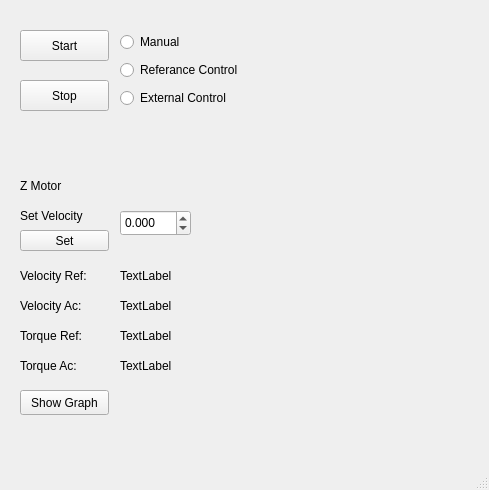
<?xml version="1.0" encoding="UTF-8"?>
<ui version="4.0">
 <class>MainWindow</class>
 <widget class="QMainWindow" name="MainWindow">
  <property name="geometry">
   <rect>
    <x>0</x>
    <y>0</y>
    <width>489</width>
    <height>490</height>
   </rect>
  </property>
  <property name="windowTitle">
   <string>MainWindow</string>
  </property>
  <widget class="QWidget" name="centralwidget">
   <widget class="QLabel" name="ZVelRefLbl">
    <property name="geometry">
     <rect>
      <x>120</x>
      <y>260</y>
      <width>67</width>
      <height>31</height>
     </rect>
    </property>
    <property name="text">
     <string>TextLabel</string>
    </property>
   </widget>
   <widget class="QPushButton" name="StartBtn">
    <property name="geometry">
     <rect>
      <x>20</x>
      <y>30</y>
      <width>89</width>
      <height>31</height>
     </rect>
    </property>
    <property name="text">
     <string>Start</string>
    </property>
   </widget>
   <widget class="QDoubleSpinBox" name="ZVelSetSB">
    <property name="geometry">
     <rect>
      <x>120</x>
      <y>210</y>
      <width>71</width>
      <height>26</height>
     </rect>
    </property>
    <property name="decimals">
     <number>3</number>
    </property>
    <property name="minimum">
     <double>-99.989999999999995</double>
    </property>
   </widget>
   <widget class="QLabel" name="ZVelAcLbl">
    <property name="geometry">
     <rect>
      <x>120</x>
      <y>290</y>
      <width>67</width>
      <height>31</height>
     </rect>
    </property>
    <property name="text">
     <string>TextLabel</string>
    </property>
   </widget>
   <widget class="QLabel" name="ZTrqRefTxtLbl">
    <property name="geometry">
     <rect>
      <x>20</x>
      <y>320</y>
      <width>91</width>
      <height>31</height>
     </rect>
    </property>
    <property name="text">
     <string>Torque Ref:</string>
    </property>
   </widget>
   <widget class="QPushButton" name="ZSetBtn">
    <property name="geometry">
     <rect>
      <x>20</x>
      <y>230</y>
      <width>89</width>
      <height>21</height>
     </rect>
    </property>
    <property name="text">
     <string>Set</string>
    </property>
   </widget>
   <widget class="QLabel" name="ZTitelLbl">
    <property name="geometry">
     <rect>
      <x>20</x>
      <y>170</y>
      <width>67</width>
      <height>31</height>
     </rect>
    </property>
    <property name="text">
     <string>Z Motor</string>
    </property>
   </widget>
   <widget class="QLabel" name="ZVelAcTxtLbl">
    <property name="geometry">
     <rect>
      <x>20</x>
      <y>290</y>
      <width>91</width>
      <height>31</height>
     </rect>
    </property>
    <property name="text">
     <string>Velocity Ac:</string>
    </property>
   </widget>
   <widget class="QLabel" name="ZSetVelLbl">
    <property name="geometry">
     <rect>
      <x>20</x>
      <y>200</y>
      <width>91</width>
      <height>31</height>
     </rect>
    </property>
    <property name="text">
     <string>Set Velocity</string>
    </property>
   </widget>
   <widget class="QLabel" name="ZVelRefTxtLbl">
    <property name="geometry">
     <rect>
      <x>20</x>
      <y>260</y>
      <width>91</width>
      <height>31</height>
     </rect>
    </property>
    <property name="text">
     <string>Velocity Ref:</string>
    </property>
   </widget>
   <widget class="QLabel" name="ZTrqAcTxtLbl">
    <property name="geometry">
     <rect>
      <x>20</x>
      <y>350</y>
      <width>91</width>
      <height>31</height>
     </rect>
    </property>
    <property name="text">
     <string>Torque Ac:</string>
    </property>
   </widget>
   <widget class="QPushButton" name="StopBtn">
    <property name="geometry">
     <rect>
      <x>20</x>
      <y>80</y>
      <width>89</width>
      <height>31</height>
     </rect>
    </property>
    <property name="text">
     <string>Stop</string>
    </property>
   </widget>
   <widget class="QLabel" name="ZTrqAcLbl">
    <property name="geometry">
     <rect>
      <x>120</x>
      <y>350</y>
      <width>67</width>
      <height>31</height>
     </rect>
    </property>
    <property name="text">
     <string>TextLabel</string>
    </property>
   </widget>
   <widget class="QWidget" name="verticalLayoutWidget">
    <property name="geometry">
     <rect>
      <x>120</x>
      <y>30</y>
      <width>160</width>
      <height>83</height>
     </rect>
    </property>
    <layout class="QVBoxLayout" name="verticalLayout">
     <item>
      <widget class="QRadioButton" name="ManualRb">
       <property name="text">
        <string>Manual</string>
       </property>
      </widget>
     </item>
     <item>
      <widget class="QRadioButton" name="RefConRb">
       <property name="text">
        <string>Referance Control</string>
       </property>
      </widget>
     </item>
     <item>
      <widget class="QRadioButton" name="ExtConRb">
       <property name="text">
        <string>External Control</string>
       </property>
      </widget>
     </item>
    </layout>
   </widget>
   <widget class="QLabel" name="ZTrqRefLbl">
    <property name="geometry">
     <rect>
      <x>120</x>
      <y>320</y>
      <width>67</width>
      <height>31</height>
     </rect>
    </property>
    <property name="text">
     <string>TextLabel</string>
    </property>
   </widget>
   <widget class="QPushButton" name="ZShowGraphBtn">
    <property name="geometry">
     <rect>
      <x>20</x>
      <y>390</y>
      <width>89</width>
      <height>25</height>
     </rect>
    </property>
    <property name="text">
     <string>Show Graph</string>
    </property>
   </widget>
  </widget>
  <widget class="QMenuBar" name="menubar">
   <property name="geometry">
    <rect>
     <x>0</x>
     <y>0</y>
     <width>489</width>
     <height>22</height>
    </rect>
   </property>
  </widget>
  <widget class="QStatusBar" name="statusbar"/>
 </widget>
 <resources/>
 <connections/>
</ui>
